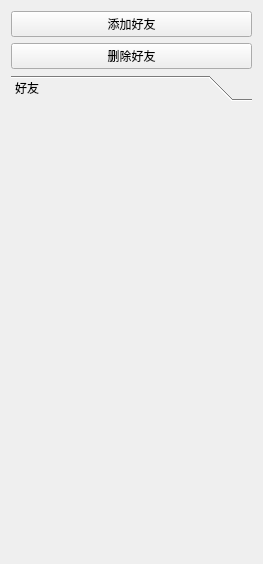
<?xml version="1.0" encoding="UTF-8"?>
<ui version="4.0">
 <class>ChatsList</class>
 <widget class="QWidget" name="ChatsList">
  <property name="geometry">
   <rect>
    <x>0</x>
    <y>0</y>
    <width>263</width>
    <height>564</height>
   </rect>
  </property>
  <property name="windowTitle">
   <string>Form</string>
  </property>
  <layout class="QVBoxLayout" name="verticalLayout">
   <item>
    <widget class="QPushButton" name="pushButton">
     <property name="text">
      <string>添加好友</string>
     </property>
    </widget>
   </item>
   <item>
    <widget class="QPushButton" name="pushButton_2">
     <property name="text">
      <string>删除好友</string>
     </property>
    </widget>
   </item>
   <item>
    <widget class="QToolBox" name="toolBox">
     <property name="currentIndex">
      <number>0</number>
     </property>
     <property name="tabSpacing">
      <number>0</number>
     </property>
     <widget class="QWidget" name="page">
      <property name="geometry">
       <rect>
        <x>0</x>
        <y>0</y>
        <width>241</width>
        <height>206</height>
       </rect>
      </property>
      <attribute name="label">
       <string>好友</string>
      </attribute>
      <layout class="QVBoxLayout" name="box_layout"/>
     </widget>
    </widget>
   </item>
   <item>
    <spacer name="verticalSpacer">
     <property name="orientation">
      <enum>Qt::Vertical</enum>
     </property>
     <property name="sizeHint" stdset="0">
      <size>
       <width>20</width>
       <height>40</height>
      </size>
     </property>
    </spacer>
   </item>
  </layout>
 </widget>
 <resources/>
 <connections/>
</ui>
